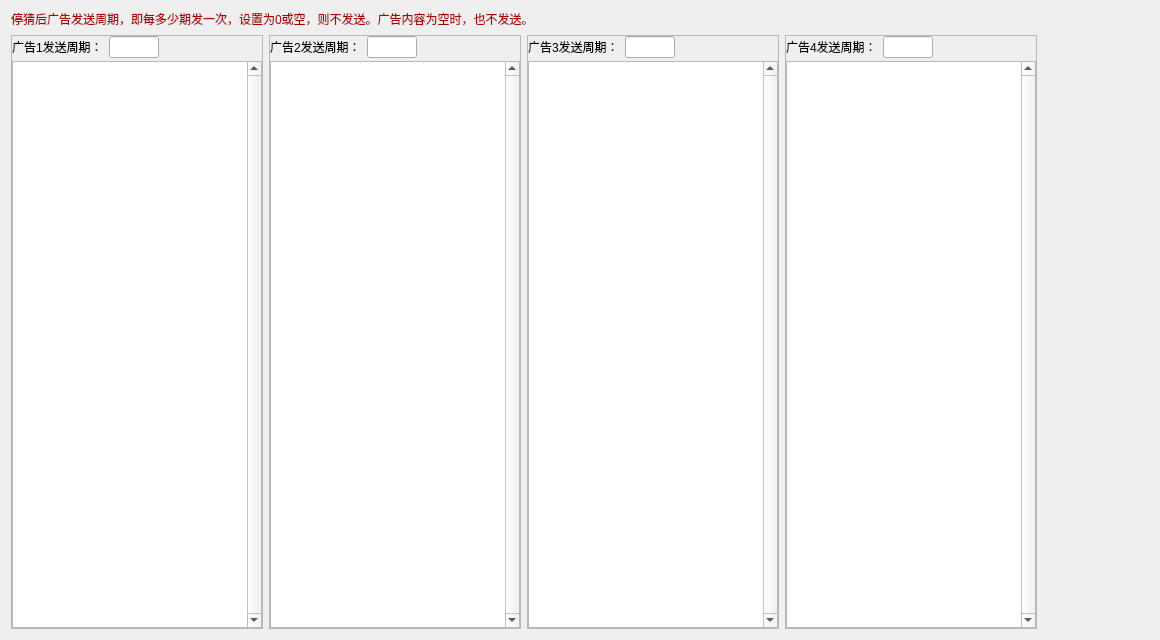
<?xml version="1.0" encoding="UTF-8"?>
<ui version="4.0">
 <class>ForAdvertiseWidget</class>
 <widget class="QWidget" name="ForAdvertiseWidget">
  <property name="geometry">
   <rect>
    <x>0</x>
    <y>0</y>
    <width>1160</width>
    <height>640</height>
   </rect>
  </property>
  <property name="windowTitle">
   <string>广告</string>
  </property>
  <layout class="QHBoxLayout" name="horizontalLayout_7">
   <property name="spacing">
    <number>3</number>
   </property>
   <property name="topMargin">
    <number>9</number>
   </property>
   <item>
    <layout class="QVBoxLayout" name="verticalLayout_5">
     <item>
      <layout class="QHBoxLayout" name="horizontalLayout_5">
       <item>
        <widget class="QLabel" name="label_5">
         <property name="sizePolicy">
          <sizepolicy hsizetype="Expanding" vsizetype="Preferred">
           <horstretch>0</horstretch>
           <verstretch>0</verstretch>
          </sizepolicy>
         </property>
         <property name="styleSheet">
          <string notr="true">color: rgb(170, 0, 0);</string>
         </property>
         <property name="text">
          <string>停猜后广告发送周期，即每多少期发一次，设置为0或空，则不发送。广告内容为空时，也不发送。</string>
         </property>
         <property name="wordWrap">
          <bool>true</bool>
         </property>
        </widget>
       </item>
       <item>
        <spacer name="horizontalSpacer_5">
         <property name="orientation">
          <enum>Qt::Horizontal</enum>
         </property>
         <property name="sizeType">
          <enum>QSizePolicy::Preferred</enum>
         </property>
         <property name="sizeHint" stdset="0">
          <size>
           <width>40</width>
           <height>20</height>
          </size>
         </property>
        </spacer>
       </item>
      </layout>
     </item>
     <item>
      <layout class="QHBoxLayout" name="horizontalLayout_6">
       <item>
        <widget class="QFrame" name="frame">
         <property name="sizePolicy">
          <sizepolicy hsizetype="Fixed" vsizetype="Preferred">
           <horstretch>0</horstretch>
           <verstretch>0</verstretch>
          </sizepolicy>
         </property>
         <property name="frameShape">
          <enum>QFrame::StyledPanel</enum>
         </property>
         <property name="frameShadow">
          <enum>QFrame::Raised</enum>
         </property>
         <layout class="QVBoxLayout" name="verticalLayout_4">
          <property name="spacing">
           <number>3</number>
          </property>
          <property name="leftMargin">
           <number>0</number>
          </property>
          <property name="topMargin">
           <number>0</number>
          </property>
          <property name="rightMargin">
           <number>0</number>
          </property>
          <property name="bottomMargin">
           <number>0</number>
          </property>
          <item>
           <layout class="QHBoxLayout" name="horizontalLayout">
            <item>
             <widget class="QLabel" name="label">
              <property name="text">
               <string>广告1发送周期：</string>
              </property>
             </widget>
            </item>
            <item>
             <widget class="QLineEdit" name="lineEdit">
              <property name="sizePolicy">
               <sizepolicy hsizetype="Fixed" vsizetype="Fixed">
                <horstretch>0</horstretch>
                <verstretch>0</verstretch>
               </sizepolicy>
              </property>
              <property name="maximumSize">
               <size>
                <width>50</width>
                <height>16777215</height>
               </size>
              </property>
              <property name="styleSheet">
               <string>0</string>
              </property>
              <property name="alignment">
               <set>Qt::AlignCenter</set>
              </property>
             </widget>
            </item>
            <item>
             <spacer name="horizontalSpacer_4">
              <property name="orientation">
               <enum>Qt::Horizontal</enum>
              </property>
              <property name="sizeHint" stdset="0">
               <size>
                <width>40</width>
                <height>20</height>
               </size>
              </property>
             </spacer>
            </item>
           </layout>
          </item>
          <item>
           <widget class="QTextEdit" name="textEdit">
            <property name="sizePolicy">
             <sizepolicy hsizetype="Fixed" vsizetype="Expanding">
              <horstretch>0</horstretch>
              <verstretch>0</verstretch>
             </sizepolicy>
            </property>
            <property name="maximumSize">
             <size>
              <width>250</width>
              <height>16777215</height>
             </size>
            </property>
            <property name="styleSheet">
             <string>0</string>
            </property>
            <property name="verticalScrollBarPolicy">
             <enum>Qt::ScrollBarAlwaysOn</enum>
            </property>
           </widget>
          </item>
         </layout>
        </widget>
       </item>
       <item>
        <widget class="QFrame" name="frame_2">
         <property name="sizePolicy">
          <sizepolicy hsizetype="Fixed" vsizetype="Preferred">
           <horstretch>0</horstretch>
           <verstretch>0</verstretch>
          </sizepolicy>
         </property>
         <property name="frameShape">
          <enum>QFrame::StyledPanel</enum>
         </property>
         <property name="frameShadow">
          <enum>QFrame::Raised</enum>
         </property>
         <layout class="QVBoxLayout" name="verticalLayout_3">
          <property name="spacing">
           <number>3</number>
          </property>
          <property name="leftMargin">
           <number>0</number>
          </property>
          <property name="topMargin">
           <number>0</number>
          </property>
          <property name="rightMargin">
           <number>0</number>
          </property>
          <property name="bottomMargin">
           <number>0</number>
          </property>
          <item>
           <layout class="QHBoxLayout" name="horizontalLayout_2">
            <item>
             <widget class="QLabel" name="label_2">
              <property name="text">
               <string>广告2发送周期：</string>
              </property>
             </widget>
            </item>
            <item>
             <widget class="QLineEdit" name="lineEdit_2">
              <property name="sizePolicy">
               <sizepolicy hsizetype="Fixed" vsizetype="Fixed">
                <horstretch>0</horstretch>
                <verstretch>0</verstretch>
               </sizepolicy>
              </property>
              <property name="maximumSize">
               <size>
                <width>50</width>
                <height>16777215</height>
               </size>
              </property>
              <property name="styleSheet">
               <string>0</string>
              </property>
              <property name="alignment">
               <set>Qt::AlignCenter</set>
              </property>
             </widget>
            </item>
            <item>
             <spacer name="horizontalSpacer_3">
              <property name="orientation">
               <enum>Qt::Horizontal</enum>
              </property>
              <property name="sizeHint" stdset="0">
               <size>
                <width>40</width>
                <height>20</height>
               </size>
              </property>
             </spacer>
            </item>
           </layout>
          </item>
          <item>
           <widget class="QTextEdit" name="textEdit_2">
            <property name="sizePolicy">
             <sizepolicy hsizetype="Fixed" vsizetype="Expanding">
              <horstretch>0</horstretch>
              <verstretch>0</verstretch>
             </sizepolicy>
            </property>
            <property name="maximumSize">
             <size>
              <width>250</width>
              <height>16777215</height>
             </size>
            </property>
            <property name="styleSheet">
             <string>0</string>
            </property>
            <property name="verticalScrollBarPolicy">
             <enum>Qt::ScrollBarAlwaysOn</enum>
            </property>
           </widget>
          </item>
         </layout>
        </widget>
       </item>
       <item>
        <widget class="QFrame" name="frame_3">
         <property name="sizePolicy">
          <sizepolicy hsizetype="Fixed" vsizetype="Preferred">
           <horstretch>0</horstretch>
           <verstretch>0</verstretch>
          </sizepolicy>
         </property>
         <property name="frameShape">
          <enum>QFrame::StyledPanel</enum>
         </property>
         <property name="frameShadow">
          <enum>QFrame::Raised</enum>
         </property>
         <layout class="QVBoxLayout" name="verticalLayout_2">
          <property name="spacing">
           <number>3</number>
          </property>
          <property name="leftMargin">
           <number>0</number>
          </property>
          <property name="topMargin">
           <number>0</number>
          </property>
          <property name="rightMargin">
           <number>0</number>
          </property>
          <property name="bottomMargin">
           <number>0</number>
          </property>
          <item>
           <layout class="QHBoxLayout" name="horizontalLayout_3">
            <item>
             <widget class="QLabel" name="label_3">
              <property name="text">
               <string>广告3发送周期：</string>
              </property>
             </widget>
            </item>
            <item>
             <widget class="QLineEdit" name="lineEdit_3">
              <property name="sizePolicy">
               <sizepolicy hsizetype="Fixed" vsizetype="Fixed">
                <horstretch>0</horstretch>
                <verstretch>0</verstretch>
               </sizepolicy>
              </property>
              <property name="maximumSize">
               <size>
                <width>50</width>
                <height>16777215</height>
               </size>
              </property>
              <property name="styleSheet">
               <string>0</string>
              </property>
              <property name="alignment">
               <set>Qt::AlignCenter</set>
              </property>
             </widget>
            </item>
            <item>
             <spacer name="horizontalSpacer_2">
              <property name="orientation">
               <enum>Qt::Horizontal</enum>
              </property>
              <property name="sizeHint" stdset="0">
               <size>
                <width>40</width>
                <height>20</height>
               </size>
              </property>
             </spacer>
            </item>
           </layout>
          </item>
          <item>
           <widget class="QTextEdit" name="textEdit_3">
            <property name="sizePolicy">
             <sizepolicy hsizetype="Fixed" vsizetype="Expanding">
              <horstretch>0</horstretch>
              <verstretch>0</verstretch>
             </sizepolicy>
            </property>
            <property name="maximumSize">
             <size>
              <width>250</width>
              <height>16777215</height>
             </size>
            </property>
            <property name="styleSheet">
             <string>0</string>
            </property>
            <property name="verticalScrollBarPolicy">
             <enum>Qt::ScrollBarAlwaysOn</enum>
            </property>
           </widget>
          </item>
         </layout>
        </widget>
       </item>
       <item>
        <widget class="QFrame" name="frame_4">
         <property name="sizePolicy">
          <sizepolicy hsizetype="Fixed" vsizetype="Preferred">
           <horstretch>0</horstretch>
           <verstretch>0</verstretch>
          </sizepolicy>
         </property>
         <property name="frameShape">
          <enum>QFrame::StyledPanel</enum>
         </property>
         <property name="frameShadow">
          <enum>QFrame::Raised</enum>
         </property>
         <layout class="QVBoxLayout" name="verticalLayout">
          <property name="spacing">
           <number>3</number>
          </property>
          <property name="leftMargin">
           <number>0</number>
          </property>
          <property name="topMargin">
           <number>0</number>
          </property>
          <property name="rightMargin">
           <number>0</number>
          </property>
          <property name="bottomMargin">
           <number>0</number>
          </property>
          <item>
           <layout class="QHBoxLayout" name="horizontalLayout_4">
            <item>
             <widget class="QLabel" name="label_4">
              <property name="text">
               <string>广告4发送周期：</string>
              </property>
             </widget>
            </item>
            <item>
             <widget class="QLineEdit" name="lineEdit_4">
              <property name="sizePolicy">
               <sizepolicy hsizetype="Fixed" vsizetype="Fixed">
                <horstretch>0</horstretch>
                <verstretch>0</verstretch>
               </sizepolicy>
              </property>
              <property name="maximumSize">
               <size>
                <width>50</width>
                <height>16777215</height>
               </size>
              </property>
              <property name="styleSheet">
               <string>0</string>
              </property>
              <property name="alignment">
               <set>Qt::AlignCenter</set>
              </property>
             </widget>
            </item>
            <item>
             <spacer name="horizontalSpacer">
              <property name="orientation">
               <enum>Qt::Horizontal</enum>
              </property>
              <property name="sizeHint" stdset="0">
               <size>
                <width>40</width>
                <height>20</height>
               </size>
              </property>
             </spacer>
            </item>
           </layout>
          </item>
          <item>
           <widget class="QTextEdit" name="textEdit_4">
            <property name="sizePolicy">
             <sizepolicy hsizetype="Fixed" vsizetype="Expanding">
              <horstretch>0</horstretch>
              <verstretch>0</verstretch>
             </sizepolicy>
            </property>
            <property name="maximumSize">
             <size>
              <width>250</width>
              <height>16777215</height>
             </size>
            </property>
            <property name="styleSheet">
             <string>0</string>
            </property>
            <property name="verticalScrollBarPolicy">
             <enum>Qt::ScrollBarAlwaysOn</enum>
            </property>
           </widget>
          </item>
         </layout>
        </widget>
       </item>
      </layout>
     </item>
    </layout>
   </item>
   <item>
    <spacer name="horizontalSpacer_6">
     <property name="orientation">
      <enum>Qt::Horizontal</enum>
     </property>
     <property name="sizeHint" stdset="0">
      <size>
       <width>82</width>
       <height>20</height>
      </size>
     </property>
    </spacer>
   </item>
  </layout>
 </widget>
 <layoutdefault spacing="6" margin="11"/>
 <resources/>
 <connections/>
</ui>
